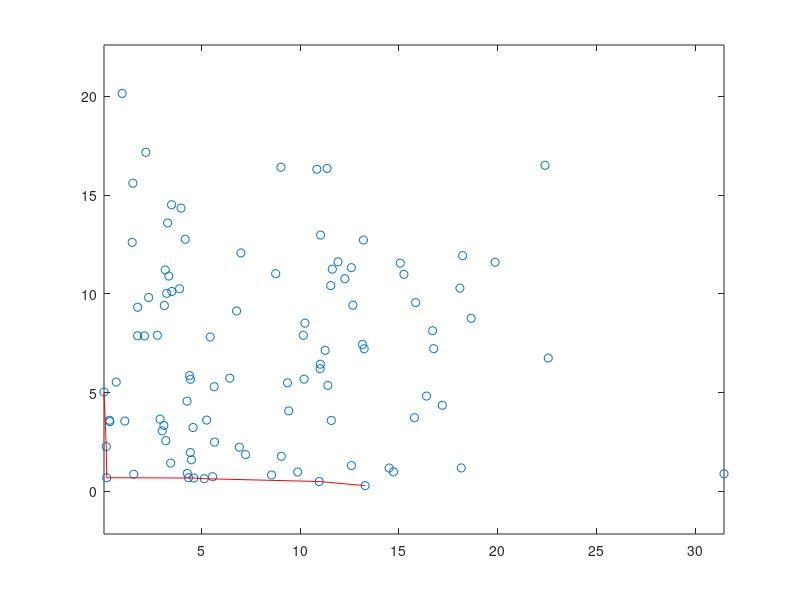

The MATLAB script that drew this image:
clf
clear all

% direction = 'outer';
direction = 'inner';

a = 10*abs(randn(100,2));
% a = [1 10; 2 8; 2 7; 3 6; 4 8; 6 3; 1 11; 2 2; 6 1];

front = a(1,:);

for i=2:length(a)
    switch direction
        case 'inner'
           % inner front
            list1 = find(front(:,1) >= a(i,1));
            list2 = find(front(:,2) >= a(i,2));
            to_remove = [];
            ind = [];

            for j=1:length(list1)
                ind = find(list1(j) == list2);
               if ~isempty(ind)
                to_remove(end+1) = ind;
               end
            end
            front(list2(to_remove),:) = [];

            if (length(list1) + length(list2) >0)
                t1 = front(:,1) <= a(i,1);
                t2 = front(:,2) <= a(i,2);
                if (isempty(find(t1==t2)))
                    front(end+1,:) = a(i,:);
                end
            end
        case 'outer'
            %outer front
            list1 = find(front(:,1) <= a(i,1));
            list2 = find(front(:,2) <= a(i,2));
            to_remove = [];
            ind = [];

            for j=1:length(list1)
                ind = find(list1(j) == list2);
               if ~isempty(ind)
                to_remove(end+1) = ind;
               end
            end
            front(list2(to_remove),:) = [];

            if (length(list1) + length(list2) >0)
                t1 = front(:,1) >= a(i,1);
                t2 = front(:,2) >= a(i,2);
                if (isempty(find(t1==t2)))
                    front(end+1,:) = a(i,:);
                end
            end
    end
end

plot(a(:,1), a(:,2), 'o')
hold on
[~, order] = sort(front(:,1));
front = front(order,:)
plot(front(:,1), front(:,2), 'r')
axis equal